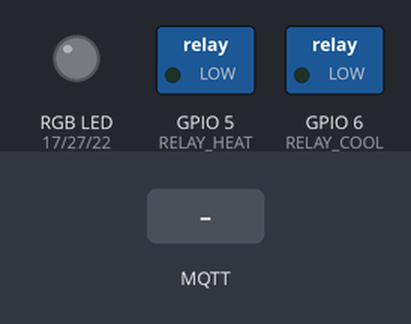
Simulated run of this program. Board: Raspberry Pi (BCM pin numbers). Parts: switched loads named in the program (green lamp = pin HIGH), an RGB LED mixed from three pins (HIGH = lit). The inputs (shaded band) are chosen by the test bench. No MQTT or app messages arrive unless stated; what the program prints to the terminal is not drawn.

Above: at 1.3 s.
1.4 s: MQTT message "HEAT_ON" arrives on the first subscribed topic
At 2.6 s:
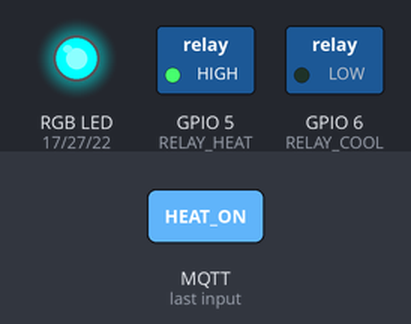
2.9 s: MQTT message "HEAT_OFF" arrives on the first subscribed topic
At 4.0 s:
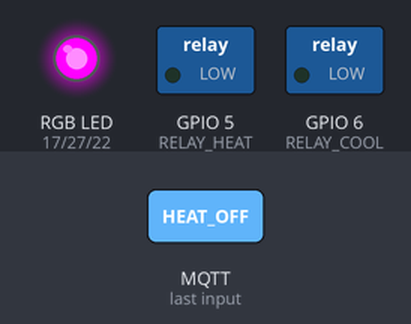
4.4 s: MQTT message "COOL_ON" arrives on the first subscribed topic
At 5.1 s:
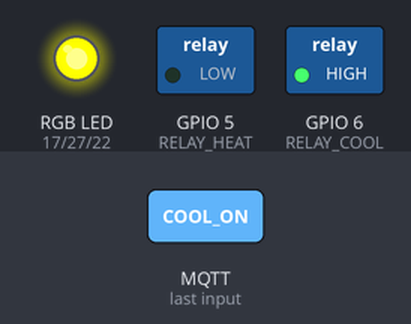
Timing chart, 0 to 7.4 s (numbered marks = the images above; inputs shaded):
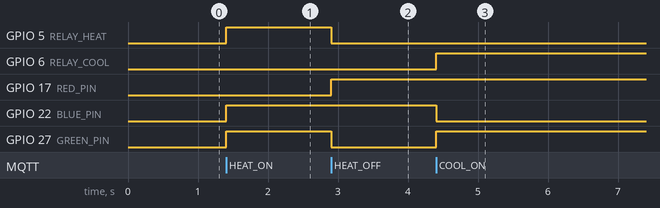

The program:

subscriber.py
```python
import paho.mqtt.client as mqtt
import RPi.GPIO as GPIO

# ΡΥΘΜΙΣΕΙΣ
MQTT_BROKER = "192.168.1.2"
COMMAND_TOPIC = "hvac_status"
RELAY_HEAT = 5
RELAY_COOL = 6
RED_PIN = 17
GREEN_PIN = 27
BLUE_PIN = 22

# Ρύθμιση GPIO
GPIO.setmode(GPIO.BCM)
GPIO.setup(RELAY_HEAT, GPIO.OUT)
GPIO.setup(RELAY_COOL, GPIO.OUT)
GPIO.setup(RED_PIN, GPIO.OUT)
GPIO.setup(GREEN_PIN, GPIO.OUT)
GPIO.setup(BLUE_PIN, GPIO.OUT)
GPIO.output(RELAY_HEAT, GPIO.LOW)
GPIO.output(RELAY_COOL, GPIO.LOW)

# LED: Αντιστοίχιση χρωμάτων
def set_rgb(r, g, b):
    GPIO.output(RED_PIN, not r)
    GPIO.output(GREEN_PIN, not g)
    GPIO.output(BLUE_PIN, not b)

# Έλεγχος ρελέ
def heat_on():
    GPIO.output(RELAY_HEAT, GPIO.HIGH)
    GPIO.output(RELAY_COOL, GPIO.LOW)

def cool_on():
    GPIO.output(RELAY_HEAT, GPIO.LOW)
    GPIO.output(RELAY_COOL, GPIO.HIGH)

def climate_off():
    GPIO.output(RELAY_HEAT, GPIO.LOW)
    GPIO.output(RELAY_COOL, GPIO.LOW)

# MQTT callbacks
def on_connect(client, userdata, flags, rc, properties=None):
    print("Συνδέθηκε με τον MQTT Broker.")
    client.subscribe(COMMAND_TOPIC)

def on_message(client, userdata, msg):
    try:
        command = msg.payload.decode().strip().upper()
        print(f"Ελήφθη εντολή: {command}")

        if command == "HEAT_ON":
            heat_on()
            set_rgb(1, 0, 0)
            print("Ενεργοποιήθηκε η Θέρμανση.")

        elif command == "HEAT_OFF":
            climate_off()
            set_rgb(0, 1, 0)
            print("Απενεργοποιήθηκε η Θέρμανση.")

        elif command == "COOL_ON":
            cool_on()
            set_rgb(0, 0, 1)
            print("Ενεργοποιήθηκε η Ψύξη.")

        elif command == "COOL_OFF":
            climate_off()
            set_rgb(0, 1, 0)
            print("Απενεργοποιήθηκε η Ψύξη.")

        elif command == "IDLE":
            climate_off()
            set_rgb(0, 1, 0)
            print("Λειτουργία σε Αναμονή.")

        else:
            print("Άγνωστη εντολή.")

    except Exception as e:
        print("Σφάλμα κατά την επεξεργασία εντολής:", e)

# Εκκίνηση MQTT client
try:
    client = mqtt.Client(mqtt.CallbackAPIVersion.VERSION2)
    client.on_connect = on_connect
    client.on_message = on_message
    client.connect(MQTT_BROKER, 1883, 60)
    client.loop_forever()

except KeyboardInterrupt:
    print("Τερματισμός subscriber από τον χρήστη.")
    GPIO.cleanup()
except Exception as e:
    print("Σφάλμα στον subscriber:", e)
    GPIO.cleanup()
finally:
    GPIO.cleanup()
```

Measured:
- after the input at 1.4 s, GPIO 5 (RELAY_HEAT), GPIO 22 (BLUE_PIN), GPIO 27 (GREEN_PIN): LOW → HIGH at once
- after the input at 2.9 s, GPIO 5 (RELAY_HEAT), GPIO 27 (GREEN_PIN): HIGH → LOW at once; GPIO 17 (RED_PIN): LOW → HIGH at once
- after the input at 4.4 s, GPIO 6 (RELAY_COOL), GPIO 27 (GREEN_PIN): LOW → HIGH at once; GPIO 22 (BLUE_PIN): HIGH → LOW at once
